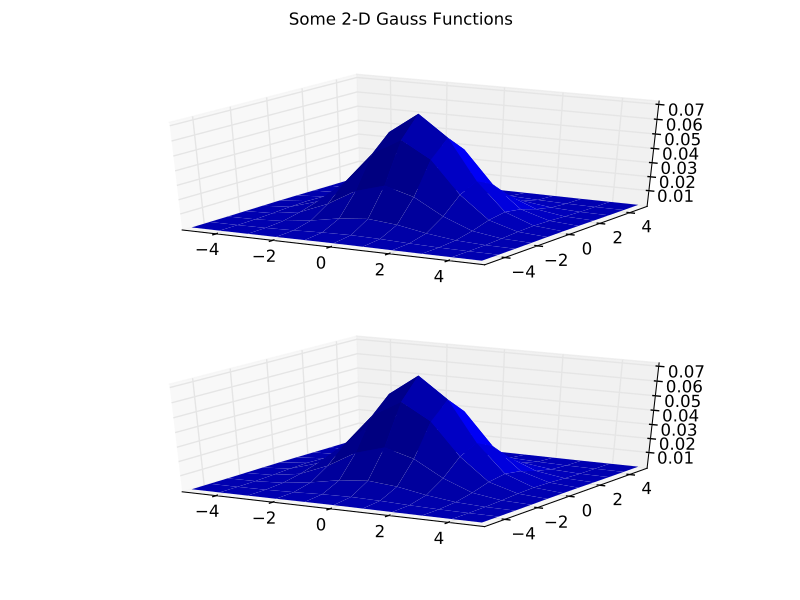

Python code for this plot:
from mpl_toolkits.mplot3d.axes3d import Axes3D
import pylab
import numpy
from sp import gauss
size = 11
sigma = 1.5
x, y = numpy.mgrid[-size//2 + 1:size//2 + 1, -size//2 + 1:size//2 + 1]

fig = pylab.figure()
fig.suptitle('Some 2-D Gauss Functions')
ax = fig.add_subplot(2, 1, 1, projection='3d')
ax.plot_surface(x, y, gauss.fspecial_gauss(size, sigma), rstride=1,
                cstride=1, linewidth=0, antialiased=False, cmap=pylab.jet())
ax = fig.add_subplot(2, 1, 2, projection='3d')
ax.plot_surface(x, y, gauss.gaussian2(size, sigma), rstride=1, cstride=1,
                linewidth=0, antialiased=False, cmap=pylab.jet())
pylab.show()
